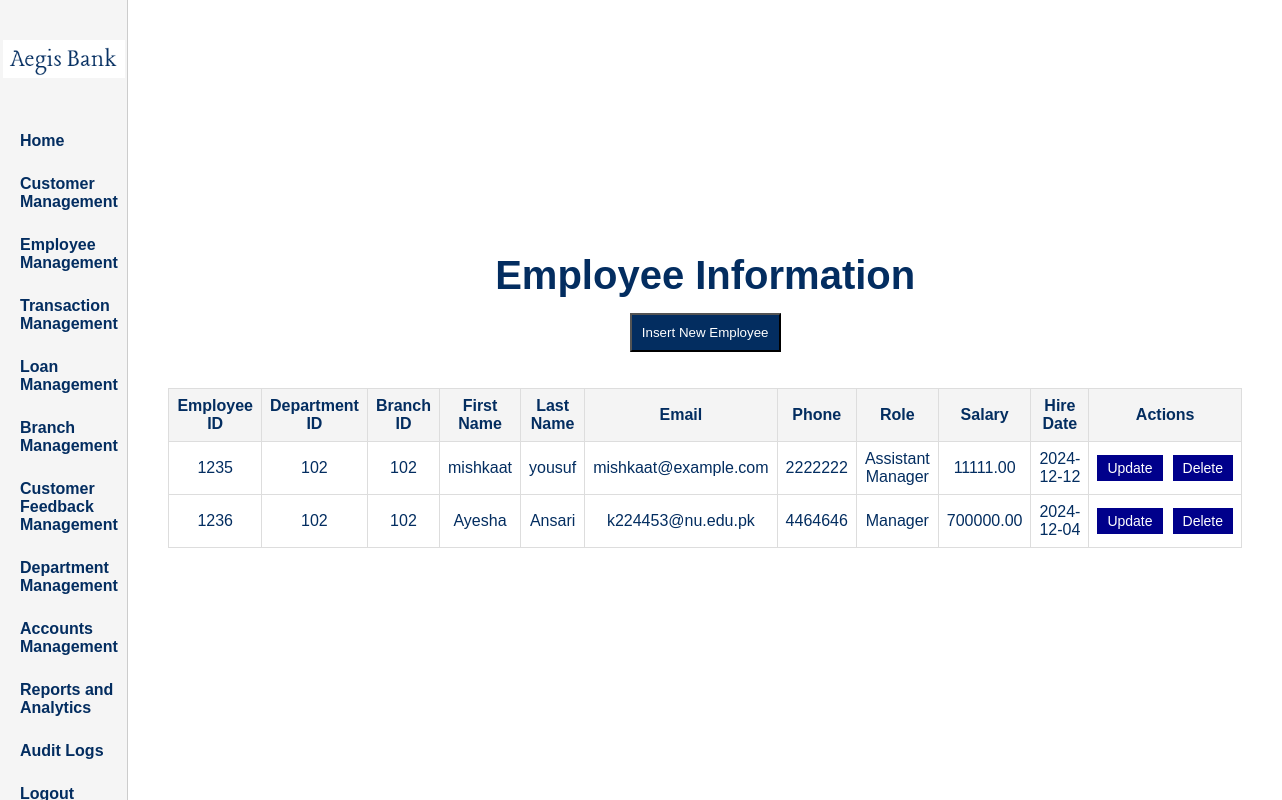
Screenshot of /adminpages/manage_employees.php (signed in) with the database file from the repository.
### tables this page shows
CREATE TABLE `employee` (
  `employeeID` int(11) NOT NULL,
  `departmentID` int(11) DEFAULT NULL,
  `branchID` int(11) DEFAULT NULL,
  `firstName` varchar(50) NOT NULL,
  `lastName` varchar(50) NOT NULL,
  `email` varchar(100) NOT NULL,
  `phoneNumber` varchar(15) DEFAULT NULL,
  `role` varchar(50) NOT NULL,
  `salary` decimal(10,2) NOT NULL,
  `hireDate` date NOT NULL
);

### adminpages/manage_employees.php (the view, shortened to what this page needs)
<?php
include '../connection.php';
$result = mysqli_query($conn, "SELECT * FROM employee");
$employees = mysqli_fetch_all($result, MYSQLI_ASSOC);
?>
<!DOCTYPE html>
<html lang="en">
<head>
    <link rel="stylesheet" href="../css/adminpages.css">
</head>
<body>
    <div id="main">
        <header class="header">
            <div id="logo" style="padding-top: 20px;">
                <img src="../logo.png" alt="Bank Logo">
            </div>
            <nav class="nav-links">
                <a href="adminhome.php">Home</a>
                <a href="manage_users.php">Customer Management</a>
                <a href="manage_employees.php">Employee Management</a>
                <a href="manage_transaction.php">Transaction Management</a>
                <a href="manage_loan.php">Loan Management</a>
                <a href="manage_branch.php">Branch Management</a>
                <a href="manage_support.php">Customer Feedback Management</a>
                <a href="manage_department.php">Department Management</a>
                <a href="manage_account.php">Accounts Management</a>
                <a href="manage_reports.php">Reports and Analytics</a>
                <a href="manage_audit_logs.php">Audit Logs</a>
                <a href="admin_logout.php">Logout</a>
            </nav>
        </header>
        <div class="user-info">
            <h1>Employee Information</h1>
            <div class="buttons">
                <button onclick="window.location.href='EmployeeManagement/create_emp.php'">Insert New Employee</button>
            </div>
            <table>
                <thead>
                    <tr>
                        <th>Employee ID</th>
                        <th>Department ID</th>
                        <th>Branch ID</th>
                        <th>First Name</th>
                        <th>Last Name</th>
                        <th>Email</th>
                        <th>Phone</th>
                        <th>Role</th>
                        <th>Salary</th>
                        <th>Hire Date</th>
                        <th>Actions</th>
                    </tr>
                </thead>
                <tbody>
                    <?php foreach ($employees as $employee): ?>
                        <tr>
                            <td><?= htmlspecialchars($employee['employeeID'] ?? 'N/A'); ?></td>
                            <td><?= htmlspecialchars($employee['departmentID'] ?? 'N/A'); ?></td>
                            <td><?= htmlspecialchars($employee['branchID'] ?? 'N/A'); ?></td>
                            <td><?= htmlspecialchars($employee['firstName'] ?? 'N/A'); ?></td>
                            <td><?= htmlspecialchars($employee['lastName'] ?? 'N/A'); ?></td>
                            <td><?= htmlspecialchars($employee['email'] ?? 'N/A'); ?></td>
                            <td><?= htmlspecialchars($employee['phoneNumber'] ?? 'N/A'); ?></td>
                            <td><?= htmlspecialchars($employee['role'] ?? 'N/A'); ?></td>
                            <td><?= htmlspecialchars($employee['salary'] ?? 'N/A'); ?></td>
                            <td><?= htmlspecialchars($employee['hireDate'] ?? 'N/A'); ?></td>
                            <td>
                                <div class="action-buttons">
                                    <button class="update"
                                        onclick="window.location.href='EmployeeManagement/update_emp.php?employeeID=<?= $employee['employeeID']; ?>'">
                                        Update
                                    </button>
                                    <button class="delete"
                                        onclick="if(confirm('Are you sure you want to delete this employee?'))
                                            window.location.href='EmployeeManagement/delete_emp.php?employeeID=<?= $employee['employeeID']; ?>'">
                                        Delete
                                    </button>
                                </div>
                            </td>
                        </tr>
                    <?php endforeach; ?>
                </tbody>
            </table>
        </div>
    </div>
</body>
</html>

### css/adminpages.css (style rules this page uses)
* { margin: 0; padding: 0; box-sizing: border-box; font-family: 'Gill Sans', sans-serif; }
html, body { height: 100%; width: 100%; }
#main { height: 100%; width: 100%; display: flex; background-color: whitesmoke; }
.header { height: 100%; width: 20%; background-color: whitesmoke; display: flex; flex-direction: column; align-items: center; padding-top: 20px; border-right: 1px solid #ccc; }
#logo { width: 96%; text-align: center; margin-bottom: 20px; }
#logo img { width: 100%; height: auto; object-fit: contain; }
.nav-links { display: flex; flex-direction: column; align-items: flex-start; gap: 25px; margin-top: 20px; padding-left: 20px; padding-top: 10px; }
.nav-links a { color: #032D60; font-weight: bold; text-decoration: none; font-size: 16px; text-align: left; }
.user-info { flex: 1; background-color: white; display: flex; flex-direction: column; justify-content: center; align-items: center; text-align: center; color: #032D60; padding: 40px; }
.user-info h1 { font-weight: bold; font-size: 24px; }

### adminpages/manage_employees.php (style rules this page uses)
.user-info h1 { font-size: 40px; }
table { width: 100%; border-collapse: collapse; margin-top: 20px; }
table th, table td { border: 1px solid #ddd; padding: 8px; text-align: center; }
table th { background-color: #f4f4f4; font-weight: bold; }
.buttons { margin: 15px 15px; width: 20%; height:40px; }
.buttons button { padding: 10px; background-color: #032d60; color: white; }
.action-buttons { display: flex; gap: 10px; justify-content: center; }
.action-buttons button { padding: 5px 10px; font-size: 14px; cursor: pointer; }
.action-buttons button.update { background-color: darkblue; color: white; border: none; }
.action-buttons button.delete { background-color: darkblue; color: white; border: none; }

### rows the page displays
employee: employeeID "1235", departmentID "102", branchID "102", firstName "mishkaat", lastName "yousuf", email "mishkaat@example.com", phoneNumber "2222222", role "Assistant Manager", salary "11111.00", hireDate "2024-12-12"
employee: employeeID "1236", departmentID "102", branchID "102", firstName "Ayesha", lastName "Ansari", email "k224453@nu.edu.pk", phoneNumber "4464646", role "Manager", salary "700000.00", hireDate "2024-12-04"
